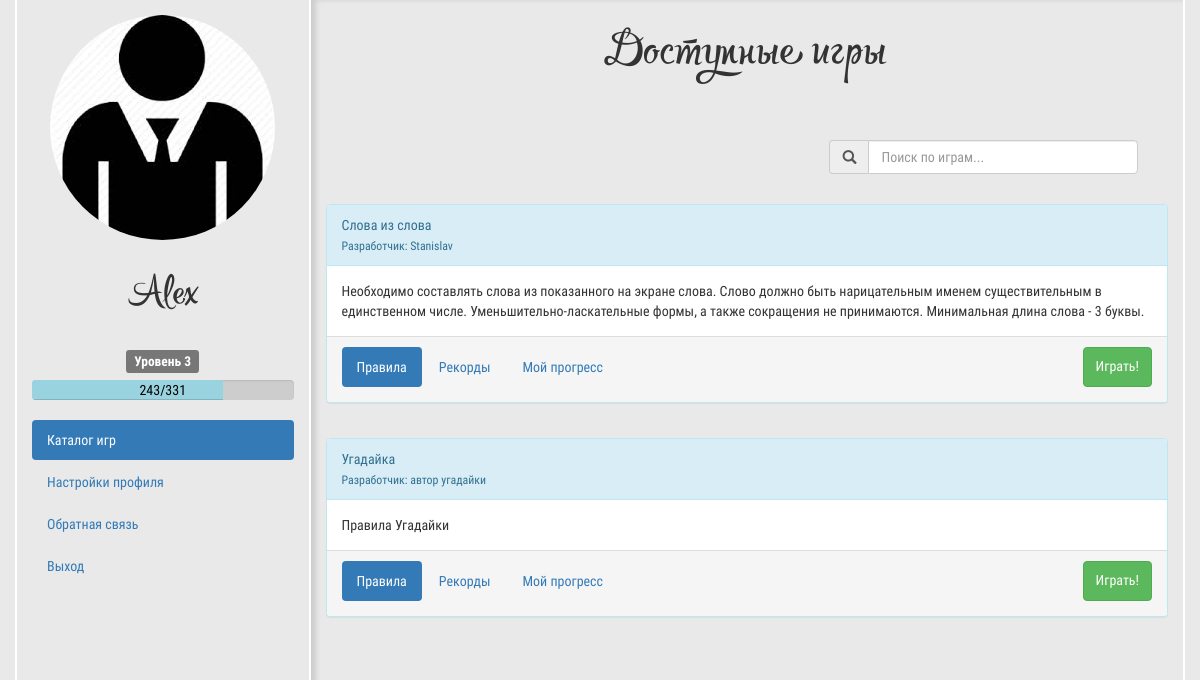
The page /cabinet/ (signed in) on the database its author committed.
### tables this page shows
CREATE TABLE players (
  id INT(11) NOT NULL AUTO_INCREMENT COMMENT 'id игрока',
  login VARCHAR(255) NOT NULL COMMENT 'Логин',
  password VARCHAR(255) NOT NULL COMMENT 'Пароль',
  email VARCHAR(255) NOT NULL DEFAULT '' COMMENT 'Электронная почта',
  role ENUM('admin','developer','user') NOT NULL DEFAULT 'user' COMMENT 'Роль пользователя',
  avatar VARCHAR(255) NOT NULL DEFAULT '/files/images/players/no_avatar.png' COMMENT 'Путь к аватару игрока',
  exp INT(11) UNSIGNED NOT NULL DEFAULT 0 COMMENT 'Набранный игроком опыт',
  level INT(2) UNSIGNED NOT NULL DEFAULT 1 COMMENT 'Текущий уровень игрока',
  PRIMARY KEY (id),
  UNIQUE INDEX log (login)
);

CREATE TABLE games (
  id INT(11) NOT NULL AUTO_INCREMENT,
  name VARCHAR(255) NOT NULL COMMENT 'Название игры',
  rules MEDIUMTEXT NOT NULL COMMENT 'Правила игры',
  path VARCHAR(255) NOT NULL COMMENT 'Путь к папке с игрой',
  author VARCHAR(255) NOT NULL COMMENT 'Разработчик',
  status ENUM('development','production') NOT NULL DEFAULT 'development' COMMENT 'Статус (в разработке/опубликована)',
  PRIMARY KEY (id)
);

### _includes/database.php (called while the page is built, shortened)
<?php
class Database{
    protected $dbc;
    function __construct()
    {
        $this->dbc = new PDO("mysql:host=".HOST.";dbname=".DB_NAME.";charset=UTF8", DB_USER, DB_PASSWORD);
    }
    public function execQuery(string $query, array $params = null)
    {
        $stmt = $this->dbc->prepare($query);
        if (!$stmt->execute($params)){
            throw new Exception(
                'Ошибка запроса к базе данных. Строка '
                . __LINE__
                . '. SQL Error '
                . $stmt->errorInfo()[2]
            );
        }
        return $stmt->fetchAll(PDO::FETCH_ASSOC);
    }
    public function selectAll(array $tables)
    {
        $query = $this->dbc->prepare("SELECT * FROM ".implode(', ', $tables));
        if (!$query->execute()){
            throw new Exception(
                'Ошибка запроса к базе данных. Строка '
                . __LINE__
                . '. SQL Error '
                . $query->errorInfo()[2]
            );
        }
        return $query->fetchAll(PDO::FETCH_ASSOC);
    }
}

### cabinet/includes/model.php (called while the page is built, shortened)
<?php
class Model{
    function __construct($userId)
    {
        $this->db = new Database();
        $userData = $this->db->execQuery(
            "SELECT id, login, avatar, email, exp, level FROM `players` WHERE `id` = :id",
            array(
                ':id' => $userId
            ));
        $gameData = $this->db->selectAll(
            array(
                'games'
            ));
        $this->gameCatalog = new GameCatalogModel($gameData);
    }
}

### cabinet/includes/classes/GameCatalogModel.class.php (called while the page is built, shortened)
<?php
class GameCatalogModel
{
    private $publicCollection = [];
    private $developmentCollection = [];
    function __construct(array $gameData)
    {
        foreach ($gameData as $game) {
            switch ($game['status']) {
                case 'development':
                    array_push($this->developmentCollection, new GameModel($game));
                    break;
                case 'production':
                    array_push($this->publicCollection, new GameModel($game));
                    break;
            }
        }
    }
    public function getPublicGame()
    {
        if (empty($this->publicCollection)){
            return false;
        } else {
            return array_shift($this->publicCollection);
        }
    }
}

### cabinet/includes/classes/GameCatalogView.class.php (the view)
<?php
class GameCatalogView{
    public function printGamebox(array $gameData){
        $panel = $this->formPanel($gameData['id'], $gameData['rules'], $gameData['name'], $gameData['path'], $gameData['author']);
        $gameBox = '<div class="row">' .
            $panel .
            '</div>';
        echo $gameBox;
    }
    private function formPanel($gameId, $gameRules, $gameName, $gamePath, $gameAuthor){
        $heading = $this->formPanelHeading($gameName, $gameAuthor);
        $body = $this->formPanelBody($gameId, $gameRules);
        $footer = $this->formPanelFooter($gameId, $gamePath);
        $panel = '<div class="panel panel-info">' .
            $heading .
            $body .
            $footer .
            '</div>';
        return $panel;
    }
    private function formPanelHeading($gameName, $gameAuthor){
        $panelHeading = '<div class="panel-heading">' .
            $gameName .
            ' <br><small>Разработчик: '.
            $gameAuthor.
            '</small>'.
            '</div>';
        return $panelHeading;
    }
    private function formPanelBody($gameId,$gameRules){
        $tabRules = '<div class="tab-pane active in fade" id="game-'.
            $gameId .
            '-rules">' .
            $gameRules .
            '</div>';
        $tabRecords = '<div class="tab-pane" id="game-' .
            $gameId .
            '-records">Рекорды</div>';
        $tabProgress = '<div class="tab-pane" id="game-' .
            $gameId .
            '-progress">Мой прогресс</div>';
        $panelBody = '<div class="panel-body tab-content">'.$tabRules.$tabRecords.$tabProgress.'</div>';
        return $panelBody;
    }
    private function formPanelFooter($gameId, $gamePath){
        $panelToggle = $this->formPanelToggleList($gameId);
        $gameStartBtn = $this->formStartGameButton($gamePath);
        $footer = '<div class="panel-footer btn-gameinfo-block">' .
            $panelToggle .
            $gameStartBtn .
            '</div>';
        return $footer;
    }
    private  function formPanelToggleList($gameId){
        $buttonRules = '<li role="presentation" class="active">' .
            '<a href="#game-' .
            $gameId .
            '-rules" data-toggle="tab"> Правила</a>' .
            '</li>';
        $buttonRecords = '<li role="presentation">' .
            '<a href="#game-' .
            $gameId .
            '-records" class="game-records" data-toggle="tab" data-game-id="' .
            $gameId .
            '">Рекорды</a>' .
            '</li>';
        $buttonProgress = '<li role="presentation">' .
            '<a href="#game-' .
            $gameId .
            '-progress" class="game-progress" data-toggle="tab" data-game-id="' .
            $gameId .
            '">Мой прогресс</a>' .
            '</li>';
        $list = '<ul class="nav nav-pills">' .
            $buttonRules .
            $buttonRecords .
            $buttonProgress .
            '</ul>';
        return $list;
    }
    private function formStartGameButton($gamePath){
        $btn = '<a href="' .
            $gamePath .
            '" class="btn btn-success btn-start">Играть!</a>';
        return $btn;
    }
}

### cabinet/index.php (shortened to what this page needs)
<?php
require_once (MAIN_DIR  . '/_includes/database.php');
require_once "includes/model.php";
require_once "includes/controller.php";
$controller = new Controller();
?>
<!DOCTYPE html>
<html lang="en">
<head>
    <link rel="stylesheet" href="/_libraries/bootstrap/bootstrap.min.css">
    <link rel="stylesheet" href="/cabinet/css/style.css?ver=0.22">
</head>
<body>
<div class="container">
    <div class="row">
        <div class="col-xs-4 col-sm-3 player-info">
            <?php
            $controller->printUserInfoBlock();
            ?>
            <ul class="nav nav-pills nav-stacked affix"
                data-offset-top = "350"
                data-spy="affix">
                <li role="presentation" class="active">
                    <a href="#game-list"
                       data-toggle="tab">
                        Каталог игр
                    </a>
                </li>
                <li role="presentation">
                    <a href="#profile-configure"
                       data-toggle="modal"
                    id="profile-configure-btn">
                        Настройки профиля
                    </a>
                </li>
                <li role="presentation">
                    <a href="#feedback"
                       data-toggle="tab">
                        Обратная связь
                    </a>
                </li>
                <li>
                    <a href="/" id="unregister">
                        Выход
                    </a>
                </li>
            </ul>
        </div>
        <div class="col-xs-8 col-sm-9 game-catalog tab-content">
           <?php include_once 'includes/tabs/game_list.php';?>
        </div>
    </div>
</body>
</html>

### cabinet/includes/classes/UserInfoView.class.php
<?php
class UserInfoView
{
    public function printUserInfo(array $userData){
        $avatar = $this->formAvatarBlock($userData['avatar']);
        $userNameBlock = $this->formUserName($userData['login']);
        $userLevelBlock = $this->formUserLevelBlockInfo($userData['level']);
        $progressBlock = $this->formProgressBolock($userData['curExp'], $userData['prevLvlExp'], $userData['nextLvlExp']);
        echo $avatar . $userNameBlock . $userLevelBlock . $progressBlock;
    }
    private function formAvatarBlock($pathToImage)
    {
        if (!file_exists($_SERVER['DOCUMENT_ROOT'] . $pathToImage)){
            $pathToImage = '/files/images/players/no_avatar.png';
        }
        $block = '<img src="' .
            $pathToImage .
            '" alt="Ваш аватар" class="img-responsive img-circle center-block" id="UserAvatar">';
        return $block;
    }
    private function formUserName($name)
    {
        $block = '<div class="h2 text-center">' .
            $name .
            '</div>';
        return $block;
    }
    private function formUserLevelBlockInfo($level)
    {
        $label = '<span class="label label-default">Уровень ' .
            $level .
            '</span>';
        $block = '<div class="h4 text-center">' .
            $label .
            '</div>';
        return $block;
    }
    private function formProgressBolock($currentExp, $previousLvlExp, $nextLvlExp)
    {
        $label = '<span>' .
            $currentExp . '/' . $nextLvlExp .
            '</span>';
        $progressBar = '<div class="progress-bar" role="progressbar" aria-valuenow =' .
            $currentExp .
            ' aria-valuemin=' .
            $previousLvlExp .
            ' aria-valuemax=' .
            $nextLvlExp .
            ' style="width: ' .
            floor($currentExp/$nextLvlExp * 100) .
            '%">' .
            '</div>';
        $block = '<div class="progress">' .
            $label .
            $progressBar .
            '</div>';
        return $block;
    }
}

### cabinet/includes/tabs/game_list.php
<div class="container-fluid tab-pane active in fade" id="game-list">
    <div class="row">
        <div class="h1 center-block text-center">
            Доступные игры
        </div>
    </div>
    <div class="row game-search">
        <div class="form-horizontal col-md-5 col-md-offset-7">
            <div class="input-group">
                <span class="input-group-addon"><i class="glyphicon glyphicon-search"></i></span>
                <input type="password" id="gm-search" name="gm-search" class="form-control" placeholder="Поиск по играм..." required>
            </div>
        </div>
    </div>
    <?php
    $controller->printGameBox();
    ?>
</div>

### cabinet/includes/controller.php (shortened to what this page needs)
<?php
class Controller{
    private $model;
    private $view;
    function __construct()
    {
        $this->model = new Model($_SESSION['pl_id']);
        $this->view = new View();
    }
    public function printUserInfoBlock(){
        $userInfo = $this->model->user;
        $this->view->userInfo->printUserInfo($userInfo->serializeDataToArray());
    }
    public function printGameBox(){
        $gameInfo = $this->model->gameCatalog;
        while ($game = $gameInfo->getPublicGame()){
            $this->view->gameCatalog->printGamebox($game->serializeDataToArray());
        }
    }
}

### cabinet/css/style.css (style rules this page uses)
body { font-family: "RobotoCondensed", sans-serif, sans-serif; background-color: #E9E9E9; }
.container { border-left: 2px solid #FFF; border-right: 2px solid #FFF; min-width: 330px; }
.h1, .h2, h1, h2 { font-family: "Rupster"; line-height: 80px; overflow: hidden; text-overflow: ellipsis; }
.player-info { padding-top: 15px; }
.player-info .progress { background-color: #CDCDCD; }
.player-info .progress .progress-bar { background-color: #99D3DF; }
.player-info .progress > span { z-index: 999; position: absolute; color: #000; left: 0; width: 100%; text-align: center; }
.game-catalog { border-left: 2px solid #FFF; box-shadow: inset 5px 0 5px #CDCDCD; min-height: 100vh; }
.game-catalog > .container-fluid > .row { margin-bottom: 15px; }
.game-catalog > .container-fluid .game-search { margin: 30px auto; }
.game-catalog .btn-gameinfo-block { position: relative; }
.game-catalog .btn-gameinfo-block ul { display: inline-block; }
.game-catalog .btn-gameinfo-block .btn-start { position: absolute; right: 15px; height: 40px; line-height: 25px; }

### rows shown on the page
players: login "Alex", level "3", exp "243"
games: name "Слова из слова", author "Stanislav", rules "Необходимо составлять слова из показанного на экране слова. Слово должно быть нарицательным именем существительным в единственном числе. Уменьшительно-ласкательные формы, а также сокращения не принимаются. Минимальная длина слова - 3 буквы."
games: name "Угадайка", author "автор угадайки", rules "Правила Угадайки"

### other values the page prints
$nextLvlExp "331"
